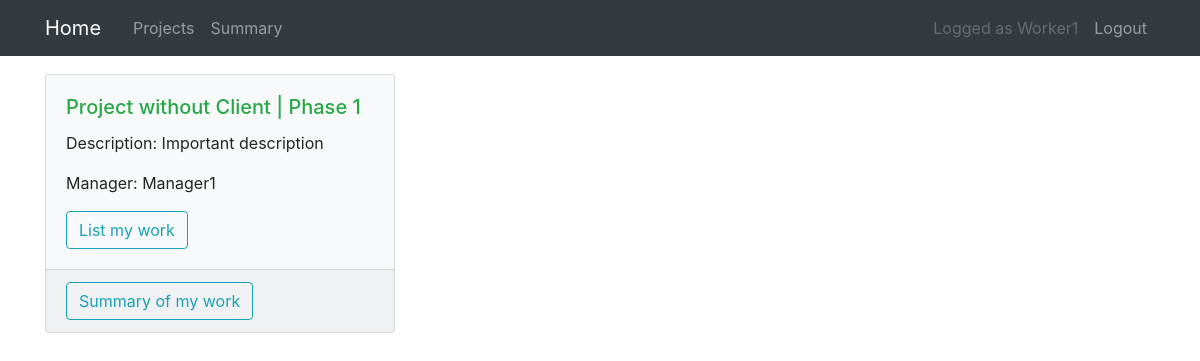
The app's page /projectphase/2/ (signed in), older data.
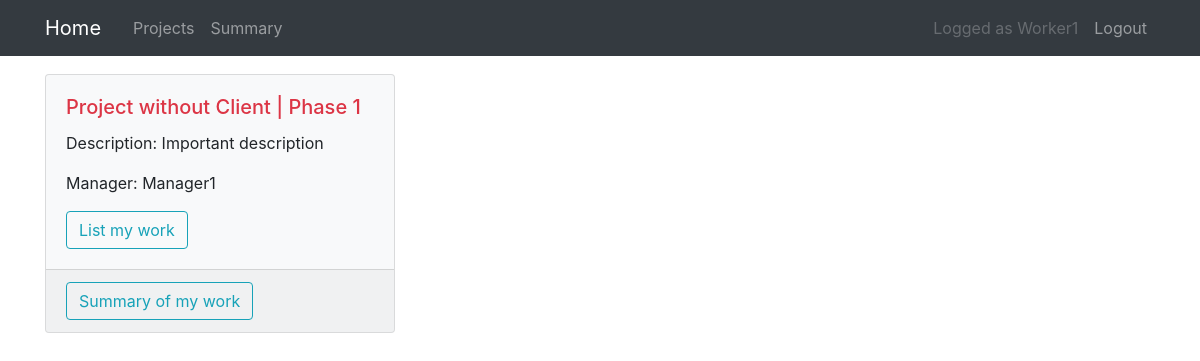
The same page, newer data.
### projects/models.py (models this page shows, shortened)
class ProjectPhase(models.Model):
    title = models.CharField(max_length=100, null=True)
    project = models.ForeignKey(Project, on_delete=models.CASCADE)
    ongoing = models.BooleanField(default=True)
    dates = models.TextField(default="[]")
    def get_dates(self):
        return json.loads(self.dates)

class Project(models.Model):
    title = models.CharField(max_length=100)
    description = models.TextField()
    manager = models.ForeignKey(
        User,
        on_delete=models.SET_NULL,
        related_name="manager_project_set",
        null=True,
    )
    worker = models.ManyToManyField(User, related_name="worker_project_set")
    client = models.ManyToManyField(User, related_name="client_project_set")
    price_per_hour = models.PositiveIntegerField(blank=True, null=True)
    client_detail = models.ForeignKey(
        ClientDetail, on_delete=models.SET_NULL, blank=True, null=True
    )
    ongoing = models.BooleanField(default=True)

### projects/views.py (the view, shortened to what this page needs)
class ProjectPhaseDetailView(
    LoginRequiredMixin,
    PermissionRequiredMixin,
    UserBelongsToProjectMixin,
    FormMixin,
    DetailView,
):
    model = ProjectPhase
    form_class = QueryDatepointsForm
    pk_url_kwarg = "projectphase_pk"
    def get_form_kwargs(self):
        kwargs = super(ProjectPhaseDetailView, self).get_form_kwargs()
        projectphase = ProjectPhase.objects.get(
            id=self.kwargs["projectphase_pk"]
        )
        kwargs["dates"] = projectphase.get_dates()
        kwargs["initial"] = datetime.datetime.strftime(
            datetime.datetime.now(), "%Y-%m"
        )
        return kwargs
    permission_required = "projects.view_projectphase"

### projects/mixins.py (called while the page is built, shortened)
    def test_func(self):
        user = self.request.user
        try:
            project_pk = self.kwargs["project_pk"]
        except KeyError:
            pass
        else:
            return self.check_user_project(user, project_pk)
        try:
            projectphase_pk = self.kwargs["projectphase_pk"]
        except KeyError:
            pass
        else:
            return self.check_user_projectphase(user, projectphase_pk)

### projects/templates/projects/projectphase_detail.html (shortened to what this page needs)
{% extends "projects/base.html" %}
{% load static %}
{% load crispy_forms_tags %}
{% block content2 %}
<div class="row">
    <div class="col-4">
        <div class="card bg-light mb-3">
            <div class="card-body">
                {% if object.ongoing %}
                <h5 class="card-title text-success">{{ object.project.title }} | {{ object.title }}</h5>
                {% else %}
                <h5 class="card-title text-danger">{{ object.project.title }} | {{ object.title }}</h5>
                {% endif %}
                <p class="card-text">Description: {{ object.project.description }}</p>
                <p class="card-text">Manager: {{ object.project.manager }}</p>
                {% ifequal user.groups.all.0|stringformat:"s" 'Worker' %}
                <a href="{% url 'worker-projectphase-table' view.kwargs.projectphase_pk user.id %}"
                    class="btn btn-outline-info">List my work</a>
                {% endifequal %}
            </div>
            <div class="card-footer">
                <div class="btn-group" role="group">
                    {% ifequal user.groups.all.0|stringformat:"s" 'Worker' %}
                    <a href="{% url 'projectphase-worker-summary' view.kwargs.projectphase_pk user.id %}"
                        class="btn btn-outline-info">Summary of my work</a>
                    {% endifequal %}
                </div>
            </div>
        </div>
    </div>
    <div class="col-8">
    </div>
</div>
{% endblock content2 %}

Row changes from the older to the newer data that the page shows:
changed ProjectPhase "Phase 1": ongoing True → False (drawn)
